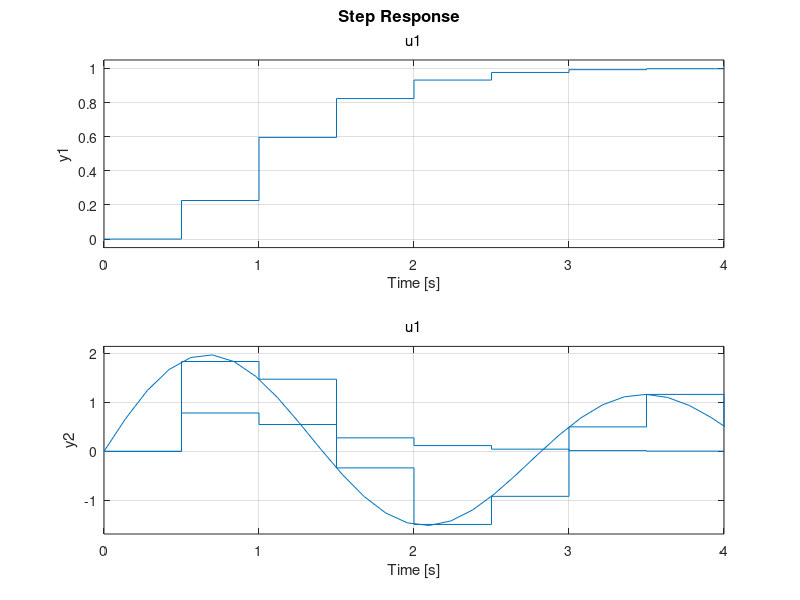

MATLAB code for this plot:
% Mass Spring Damper System

% parameters

k = 10;
c= 0.75 ;
m = 2;
Ts = 0.5;
Tsim = 20;
x0=[0;0];

% simulate the system

A = [    0    1
        -k/m  -c/m] ;
    
B = [ 0 ; 1/m] ;

C = eye(2) ;
D = 0;

S=ss(A,B,C,D);

H = 1/dcgain(S) ;

H = H(1);

step(S*H,Tsim)

Sd=c2d(S,Ts) ;

figure(1)
hold on

step(Sd*H,Tsim)


hold off


[Ad,Bd,Cd,Dd]=ssdata(Sd);

% LQR design

Q=diag([1,10]);
R= 0.1 ;


[P,L, K] = dare(Ad,Bd,Q,R) ;

K = -K ;

Scl = ss(Ad+Bd*K,Bd,Cd,Dd,Ts) ;

Hcl = 1/dcgain(Scl) ;

Hcl = Hcl(1) ;

figure(1)
hold on

step(Scl*Hcl)

hold off